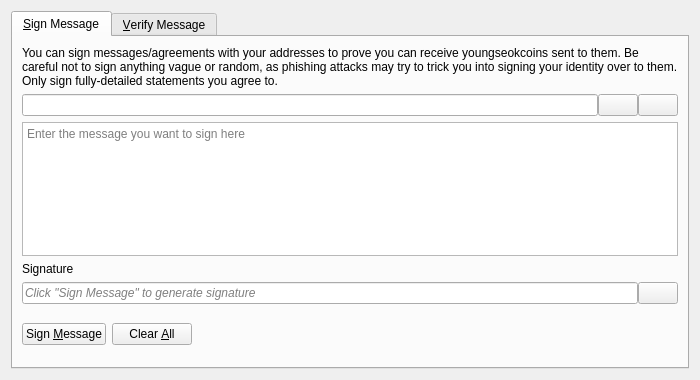
<?xml version="1.0" encoding="UTF-8"?>
<ui version="4.0">
 <class>SignVerifyMessageDialog</class>
 <widget class="QDialog" name="SignVerifyMessageDialog">
  <property name="geometry">
   <rect>
    <x>0</x>
    <y>0</y>
    <width>700</width>
    <height>380</height>
   </rect>
  </property>
  <property name="windowTitle">
   <string>Signatures - Sign / Verify a Message</string>
  </property>
  <property name="modal">
   <bool>true</bool>
  </property>
  <layout class="QVBoxLayout" name="verticalLayout">
   <item>
    <widget class="QTabWidget" name="tabWidget">
     <property name="currentIndex">
      <number>0</number>
     </property>
     <widget class="QWidget" name="tabSignMessage">
      <attribute name="title">
       <string>&amp;Sign Message</string>
      </attribute>
      <layout class="QVBoxLayout" name="verticalLayout_SM">
       <item>
        <widget class="QLabel" name="infoLabel_SM">
         <property name="text">
          <string>You can sign messages/agreements with your addresses to prove you can receive youngseokcoins sent to them. Be careful not to sign anything vague or random, as phishing attacks may try to trick you into signing your identity over to them. Only sign fully-detailed statements you agree to.</string>
         </property>
         <property name="textFormat">
          <enum>Qt::PlainText</enum>
         </property>
         <property name="wordWrap">
          <bool>true</bool>
         </property>
        </widget>
       </item>
       <item>
        <layout class="QHBoxLayout" name="horizontalLayout_1_SM">
         <property name="spacing">
          <number>0</number>
         </property>
         <item>
          <widget class="QValidatedLineEdit" name="addressIn_SM">
           <property name="toolTip">
            <string>The Youngseokcoin address to sign the message with</string>
           </property>
          </widget>
         </item>
         <item>
          <widget class="QPushButton" name="addressBookButton_SM">
           <property name="toolTip">
            <string>Choose previously used address</string>
           </property>
           <property name="text">
            <string/>
           </property>
           <property name="icon">
            <iconset resource="../youngseokcoin.qrc">
             <normaloff>:/icons/address-book</normaloff>:/icons/address-book</iconset>
           </property>
           <property name="shortcut">
            <string>Alt+A</string>
           </property>
           <property name="autoDefault">
            <bool>false</bool>
           </property>
          </widget>
         </item>
         <item>
          <widget class="QPushButton" name="pasteButton_SM">
           <property name="toolTip">
            <string>Paste address from clipboard</string>
           </property>
           <property name="text">
            <string/>
           </property>
           <property name="icon">
            <iconset resource="../youngseokcoin.qrc">
             <normaloff>:/icons/editpaste</normaloff>:/icons/editpaste</iconset>
           </property>
           <property name="shortcut">
            <string>Alt+P</string>
           </property>
           <property name="autoDefault">
            <bool>false</bool>
           </property>
          </widget>
         </item>
        </layout>
       </item>
       <item>
        <widget class="QPlainTextEdit" name="messageIn_SM">
         <property name="toolTip">
          <string>Enter the message you want to sign here</string>
         </property>
         <property name="placeholderText">
          <string>Enter the message you want to sign here</string>
         </property>
        </widget>
       </item>
       <item>
        <widget class="QLabel" name="signatureLabel_SM">
         <property name="text">
          <string>Signature</string>
         </property>
         <property name="textFormat">
          <enum>Qt::PlainText</enum>
         </property>
        </widget>
       </item>
       <item>
        <layout class="QHBoxLayout" name="horizontalLayout_2_SM">
         <property name="spacing">
          <number>0</number>
         </property>
         <item>
          <widget class="QLineEdit" name="signatureOut_SM">
           <property name="placeholderText">
            <string>Click "Sign Message" to generate signature</string>
           </property>
           <property name="font">
            <font>
             <italic>true</italic>
            </font>
           </property>
           <property name="readOnly">
            <bool>true</bool>
           </property>
          </widget>
         </item>
         <item>
          <widget class="QPushButton" name="copySignatureButton_SM">
           <property name="toolTip">
            <string>Copy the current signature to the system clipboard</string>
           </property>
           <property name="text">
            <string/>
           </property>
           <property name="icon">
            <iconset resource="../youngseokcoin.qrc">
             <normaloff>:/icons/editcopy</normaloff>:/icons/editcopy</iconset>
           </property>
           <property name="autoDefault">
            <bool>false</bool>
           </property>
          </widget>
         </item>
        </layout>
       </item>
       <item>
        <layout class="QHBoxLayout" name="horizontalLayout_3_SM">
         <item>
          <widget class="QPushButton" name="signMessageButton_SM">
           <property name="toolTip">
            <string>Sign the message to prove you own this Youngseokcoin address</string>
           </property>
           <property name="text">
            <string>Sign &amp;Message</string>
           </property>
           <property name="icon">
            <iconset resource="../youngseokcoin.qrc">
             <normaloff>:/icons/edit</normaloff>:/icons/edit</iconset>
           </property>
           <property name="autoDefault">
            <bool>false</bool>
           </property>
          </widget>
         </item>
         <item>
          <widget class="QPushButton" name="clearButton_SM">
           <property name="toolTip">
            <string>Reset all sign message fields</string>
           </property>
           <property name="text">
            <string>Clear &amp;All</string>
           </property>
           <property name="icon">
            <iconset resource="../youngseokcoin.qrc">
             <normaloff>:/icons/remove</normaloff>:/icons/remove</iconset>
           </property>
           <property name="autoDefault">
            <bool>false</bool>
           </property>
          </widget>
         </item>
         <item>
          <spacer name="horizontalSpacer_1_SM">
           <property name="orientation">
            <enum>Qt::Horizontal</enum>
           </property>
           <property name="sizeHint" stdset="0">
            <size>
             <width>40</width>
             <height>48</height>
            </size>
           </property>
          </spacer>
         </item>
         <item>
          <widget class="QLabel" name="statusLabel_SM">
           <property name="font">
            <font>
             <weight>75</weight>
             <bold>true</bold>
            </font>
           </property>
           <property name="text">
            <string/>
           </property>
           <property name="wordWrap">
            <bool>true</bool>
           </property>
          </widget>
         </item>
         <item>
          <spacer name="horizontalSpacer_2_SM">
           <property name="orientation">
            <enum>Qt::Horizontal</enum>
           </property>
           <property name="sizeHint" stdset="0">
            <size>
             <width>40</width>
             <height>48</height>
            </size>
           </property>
          </spacer>
         </item>
        </layout>
       </item>
      </layout>
     </widget>
     <widget class="QWidget" name="tabVerifyMessage">
      <attribute name="title">
       <string>&amp;Verify Message</string>
      </attribute>
      <layout class="QVBoxLayout" name="verticalLayout_VM">
       <item>
        <widget class="QLabel" name="infoLabel_VM">
         <property name="text">
          <string>Enter the receiver's address, message (ensure you copy line breaks, spaces, tabs, etc. exactly) and signature below to verify the message. Be careful not to read more into the signature than what is in the signed message itself, to avoid being tricked by a man-in-the-middle attack. Note that this only proves the signing party receives with the address, it cannot prove sendership of any transaction!</string>
         </property>
         <property name="textFormat">
          <enum>Qt::PlainText</enum>
         </property>
         <property name="alignment">
          <set>Qt::AlignLeading|Qt::AlignLeft|Qt::AlignTop</set>
         </property>
         <property name="wordWrap">
          <bool>true</bool>
         </property>
        </widget>
       </item>
       <item>
        <layout class="QHBoxLayout" name="horizontalLayout_1_VM">
         <property name="spacing">
          <number>0</number>
         </property>
         <item>
          <widget class="QValidatedLineEdit" name="addressIn_VM">
           <property name="toolTip">
            <string>The Youngseokcoin address the message was signed with</string>
           </property>
          </widget>
         </item>
         <item>
          <widget class="QPushButton" name="addressBookButton_VM">
           <property name="toolTip">
            <string>Choose previously used address</string>
           </property>
           <property name="text">
            <string/>
           </property>
           <property name="icon">
            <iconset resource="../youngseokcoin.qrc">
             <normaloff>:/icons/address-book</normaloff>:/icons/address-book</iconset>
           </property>
           <property name="shortcut">
            <string>Alt+A</string>
           </property>
           <property name="autoDefault">
            <bool>false</bool>
           </property>
          </widget>
         </item>
        </layout>
       </item>
       <item>
        <widget class="QPlainTextEdit" name="messageIn_VM">
          <property name="toolTip">
            <string>The signed message to verify</string>
          </property>
          <property name="placeholderText">
            <string>The signed message to verify</string>
          </property>
        </widget>
       </item>
       <item>
        <widget class="QValidatedLineEdit" name="signatureIn_VM">
          <property name="toolTip">
            <string>The signature given when the message was signed</string>
          </property>
          <property name="placeholderText">
            <string>The signature given when the message was signed</string>
          </property>
        </widget>
       </item>
       <item>
        <layout class="QHBoxLayout" name="horizontalLayout_2_VM">
         <item>
          <widget class="QPushButton" name="verifyMessageButton_VM">
           <property name="toolTip">
            <string>Verify the message to ensure it was signed with the specified Youngseokcoin address</string>
           </property>
           <property name="text">
            <string>Verify &amp;Message</string>
           </property>
           <property name="icon">
            <iconset resource="../youngseokcoin.qrc">
             <normaloff>:/icons/transaction_0</normaloff>:/icons/transaction_0</iconset>
           </property>
           <property name="autoDefault">
            <bool>false</bool>
           </property>
          </widget>
         </item>
         <item>
          <widget class="QPushButton" name="clearButton_VM">
           <property name="toolTip">
            <string>Reset all verify message fields</string>
           </property>
           <property name="text">
            <string>Clear &amp;All</string>
           </property>
           <property name="icon">
            <iconset resource="../youngseokcoin.qrc">
             <normaloff>:/icons/remove</normaloff>:/icons/remove</iconset>
           </property>
           <property name="autoDefault">
            <bool>false</bool>
           </property>
          </widget>
         </item>
         <item>
          <spacer name="horizontalSpacer_1_VM">
           <property name="orientation">
            <enum>Qt::Horizontal</enum>
           </property>
           <property name="sizeHint" stdset="0">
            <size>
             <width>40</width>
             <height>48</height>
            </size>
           </property>
          </spacer>
         </item>
         <item>
          <widget class="QLabel" name="statusLabel_VM">
           <property name="font">
            <font>
             <weight>75</weight>
             <bold>true</bold>
            </font>
           </property>
           <property name="text">
            <string/>
           </property>
           <property name="wordWrap">
            <bool>true</bool>
           </property>
          </widget>
         </item>
         <item>
          <spacer name="horizontalSpacer_2_VM">
           <property name="orientation">
            <enum>Qt::Horizontal</enum>
           </property>
           <property name="sizeHint" stdset="0">
            <size>
             <width>40</width>
             <height>48</height>
            </size>
           </property>
          </spacer>
         </item>
        </layout>
       </item>
      </layout>
     </widget>
    </widget>
   </item>
  </layout>
 </widget>
 <customwidgets>
  <customwidget>
   <class>QValidatedLineEdit</class>
   <extends>QLineEdit</extends>
   <header>qt/qvalidatedlineedit.h</header>
  </customwidget>
 </customwidgets>
 <resources>
  <include location="../youngseokcoin.qrc"/>
 </resources>
 <connections/>
</ui>
